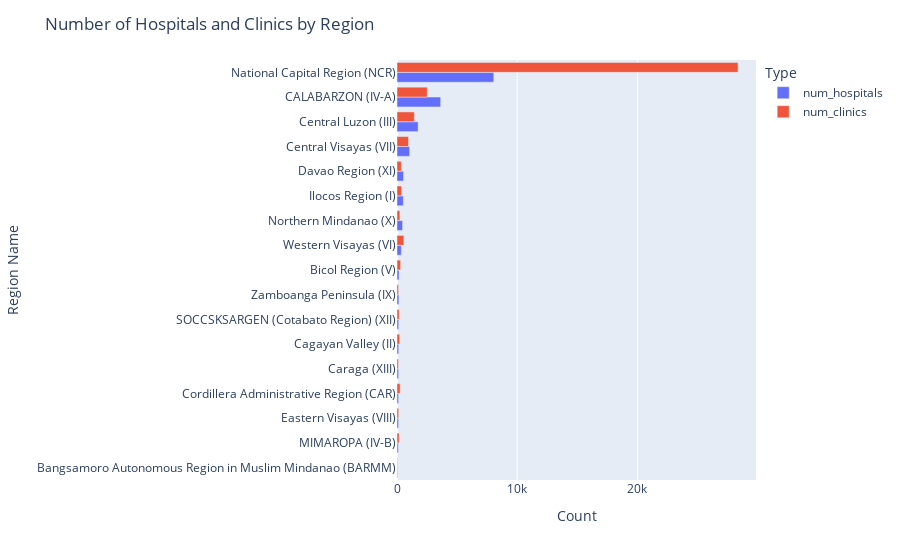

The notebook cell saved with this chart:
### Code cell
fig = px.bar(count_clinictype, 
             x=['num_hospitals', 'num_clinics'], 
             y='RegionName', 
             orientation='h',
             barmode='group',
             labels={'value': 'Count', 'variable': 'Type', 'RegionName': 'Region Name'}
            )

fig.update_layout(title='Number of Hospitals and Clinics by Region')

fig.show()

### Figure 1 — Plotly figure (JSON) as saved in the notebook; plotly's stock layout.template omitted (floating-point values rounded to 4 significant figures)
{"data": [{"alignmentgroup": "True", "hovertemplate": "Type=num_hospitals<br>Count=%{x}<br>Region Name=%{y}<extra></extra>", "legendgroup": "num_hospitals", "marker": {"color": "#636efa", "pattern": {"shape": ""}}, "name": "num_hospitals", "offsetgroup": "num_hospitals", "orientation": "h", "showlegend": true, "textposition": "auto", "type": "bar", "x": [45, 108, 130, 131, 134, 141, 141, 157, 171, 359, 463, 526, 545, 1052, 1756, 3631, 8048], "xaxis": "x", "y": ["Bangsamoro Autonomous Region in Muslim Mindanao (BARMM)", "MIMAROPA (IV-B)", "Eastern Visayas (VIII)", "Cordillera Administrative Region (CAR)", "Caraga (XIII)", "Cagayan Valley (II)", "SOCCSKSARGEN (Cotabato Region) (XII)", "Zamboanga Peninsula (IX)", "Bicol Region (V)", "Western Visayas (VI)", "Northern Mindanao (X)", "Ilocos Region (I)", "Davao Region (XI)", "Central Visayas (VII)", "Central Luzon (III)", "CALABARZON (IV-A)", "National Capital Region (NCR)"], "yaxis": "y"}, {"alignmentgroup": "True", "hovertemplate": "Type=num_clinics<br>Count=%{x}<br>Region Name=%{y}<extra></extra>", "legendgroup": "num_clinics", "marker": {"color": "#EF553B", "pattern": {"shape": ""}}, "name": "num_clinics", "offsetgroup": "num_clinics", "orientation": "h", "showlegend": true, "textposition": "auto", "type": "bar", "x": [41, 179, 140, 263, 119, 225, 183, 128, 301, 571, 240, 383, 365, 959, 1445, 2518, 28364], "xaxis": "x", "y": ["Bangsamoro Autonomous Region in Muslim Mindanao (BARMM)", "MIMAROPA (IV-B)", "Eastern Visayas (VIII)", "Cordillera Administrative Region (CAR)", "Caraga (XIII)", "Cagayan Valley (II)", "SOCCSKSARGEN (Cotabato Region) (XII)", "Zamboanga Peninsula (IX)", "Bicol Region (V)", "Western Visayas (VI)", "Northern Mindanao (X)", "Ilocos Region (I)", "Davao Region (XI)", "Central Visayas (VII)", "Central Luzon (III)", "CALABARZON (IV-A)", "National Capital Region (NCR)"], "yaxis": "y"}], "layout": {"barmode": "group", "legend": {"title": {"text": "Type"}, "tracegroupgap": 0}, "margin": {"t": 60}, "title": {"text": "Number of Hospitals and Clinics by Region"}, "xaxis": {"anchor": "y", "domain": [0, 1], "title": {"text": "Count"}}, "yaxis": {"anchor": "x", "domain": [0, 1], "title": {"text": "Region Name"}}}}
